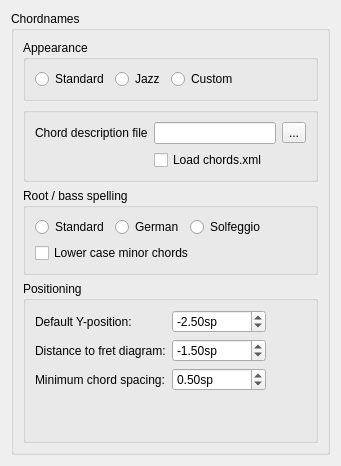
     <widget class="QWidget" name="Seite14">
      <layout class="QVBoxLayout" name="verticalLayout_12">
       <property name="spacing">
        <number>0</number>
       </property>
       <item>
        <widget class="QGroupBox" name="groupBox_5">
         <property name="title">
          <string>Chordnames</string>
         </property>
         <property name="flat">
          <bool>false</bool>
         </property>
         <layout class="QVBoxLayout" name="verticalLayout_36">
          <item>
           <widget class="QGroupBox" name="groupBox_25">
            <property name="title">
             <string>Appearance</string>
            </property>
            <layout class="QHBoxLayout" name="horizontalLayout">
             <item>
              <widget class="QRadioButton" name="chordsStandard">
               <property name="text">
                <string>Standard</string>
               </property>
              </widget>
             </item>
             <item>
              <widget class="QRadioButton" name="chordsJazz">
               <property name="text">
                <string>Jazz</string>
               </property>
              </widget>
             </item>
             <item>
              <widget class="QRadioButton" name="chordsCustom">
               <property name="text">
                <string>Custom</string>
               </property>
              </widget>
             </item>
             <item>
              <spacer name="horizontalSpacer_13">
               <property name="orientation">
                <enum>Qt::Horizontal</enum>
               </property>
               <property name="sizeHint" stdset="0">
                <size>
                 <width>40</width>
                 <height>20</height>
                </size>
               </property>
              </spacer>
             </item>
            </layout>
           </widget>
          </item>
          <item>
           <widget class="QGroupBox" name="chordDescriptionGroup">
            <property name="title">
             <string/>
            </property>
            <property name="checkable">
             <bool>false</bool>
            </property>
            <property name="checked">
             <bool>false</bool>
            </property>
            <layout class="QGridLayout" name="chordDescriptionLayout">
             <item row="0" column="2">
              <widget class="QToolButton" name="chordDescriptionFileButton">
               <property name="text">
                <string>...</string>
               </property>
              </widget>
             </item>
             <item row="0" column="1">
              <widget class="QLineEdit" name="chordDescriptionFile"/>
             </item>
             <item row="0" column="0">
              <widget class="QLabel" name="label_54">
               <property name="text">
                <string>Chord description file</string>
               </property>
              </widget>
             </item>
             <item row="1" column="1">
              <widget class="QCheckBox" name="chordsXmlFile">
               <property name="text">
                <string>Load chords.xml</string>
               </property>
              </widget>
             </item>
            </layout>
           </widget>
          </item>
          <item>
           <widget class="QGroupBox" name="groupBox_23">
            <property name="title">
             <string>Root / bass spelling</string>
            </property>
            <layout class="QVBoxLayout" name="verticalLayout_37">
             <item>
              <layout class="QHBoxLayout" name="horizontalLayout_6">
               <item>
                <widget class="QRadioButton" name="useStandardNoteNames">
                 <property name="toolTip">
                  <string>&lt;html&gt;&lt;head/&gt;&lt;body&gt;&lt;p&gt;A, Bb, B, C, C#, ...&lt;/p&gt;&lt;/body&gt;&lt;/html&gt;</string>
                 </property>
                 <property name="text">
                  <string>Standard</string>
                 </property>
                </widget>
               </item>
               <item>
                <widget class="QRadioButton" name="useGermanNoteNames">
                 <property name="toolTip">
                  <string>&lt;html&gt;&lt;head/&gt;&lt;body&gt;&lt;p&gt;A, B, H, C, Cis, ...&lt;/p&gt;&lt;/body&gt;&lt;/html&gt;</string>
                 </property>
                 <property name="text">
                  <string>German</string>
                 </property>
                </widget>
               </item>
               <item>
                <widget class="QRadioButton" name="useSolfeggioNoteNames">
                 <property name="toolTip">
                  <string>&lt;html&gt;&lt;head/&gt;&lt;body&gt;&lt;p&gt;La, Sib, Si, Do, Do#, ...&lt;/p&gt;&lt;/body&gt;&lt;/html&gt;</string>
                 </property>
                 <property name="text">
                  <string>Solfeggio</string>
                 </property>
                </widget>
               </item>
               <item>
                <spacer name="horizontalSpacer_12">
                 <property name="orientation">
                  <enum>Qt::Horizontal</enum>
                 </property>
                 <property name="sizeHint" stdset="0">
                  <size>
                   <width>40</width>
                   <height>20</height>
                  </size>
                 </property>
                </spacer>
               </item>
              </layout>
             </item>
             <item>
              <widget class="QCheckBox" name="lowerCaseMinorChords">
               <property name="text">
                <string>Lower case minor chords</string>
               </property>
              </widget>
             </item>
            </layout>
           </widget>
          </item>
          <item>
           <widget class="QGroupBox" name="groupBox_24">
            <property name="title">
             <string>Positioning</string>
            </property>
            <layout class="QGridLayout" name="gridLayout_15">
             <item row="0" column="1">
              <widget class="QDoubleSpinBox" name="harmonyY">
               <property name="suffix">
                <string extracomment="spatium unit">sp</string>
               </property>
               <property name="minimum">
                <double>-10000.000000000000000</double>
               </property>
               <property name="maximum">
                <double>10000.000000000000000</double>
               </property>
               <property name="singleStep">
                <double>0.500000000000000</double>
               </property>
               <property name="value">
                <double>-2.500000000000000</double>
               </property>
              </widget>
             </item>
             <item row="1" column="0">
              <widget class="QLabel" name="label_79">
               <property name="text">
                <string>Distance to fret diagram:</string>
               </property>
              </widget>
             </item>
             <item row="1" column="1">
              <widget class="QDoubleSpinBox" name="harmonyFretDist">
               <property name="suffix">
                <string extracomment="spatium unit">sp</string>
               </property>
               <property name="minimum">
                <double>-10000.000000000000000</double>
               </property>
               <property name="maximum">
                <double>10000.000000000000000</double>
               </property>
               <property name="singleStep">
                <double>1.500000000000000</double>
               </property>
               <property name="value">
                <double>-1.500000000000000</double>
               </property>
              </widget>
             </item>
             <item row="0" column="2">
              <spacer name="horizontalSpacer_11">
               <property name="orientation">
                <enum>Qt::Horizontal</enum>
               </property>
               <property name="sizeHint" stdset="0">
                <size>
                 <width>40</width>
                 <height>20</height>
                </size>
               </property>
              </spacer>
             </item>
             <item row="2" column="0">
              <widget class="QLabel" name="label_1001">
               <property name="text">
                <string>Minimum chord spacing:</string>
               </property>
              </widget>
             </item>
             <item row="2" column="1">
              <widget class="QDoubleSpinBox" name="minHarmonyDistance">
               <property name="suffix">
                <string>sp</string>
               </property>
               <property name="minimum">
                <double>-10.000000000000000</double>
               </property>
               <property name="maximum">
                <double>10.000000000000000</double>
               </property>
               <property name="singleStep">
                <double>0.100000000000000</double>
               </property>
               <property name="value">
                <double>0.500000000000000</double>
               </property>
              </widget>
             </item>
             <item row="0" column="0">
              <widget class="QLabel" name="label_17">
               <property name="text">
                <string>Default Y-position:</string>
               </property>
              </widget>
             </item>
             <item row="3" column="0">
              <spacer name="verticalSpacer_5">
               <property name="orientation">
                <enum>Qt::Vertical</enum>
               </property>
               <property name="sizeHint" stdset="0">
                <size>
                 <width>20</width>
                 <height>40</height>
                </size>
               </property>
              </spacer>
             </item>
            </layout>
           </widget>
          </item>
         </layout>
        </widget>
       </item>
      </layout>
     </widget>
